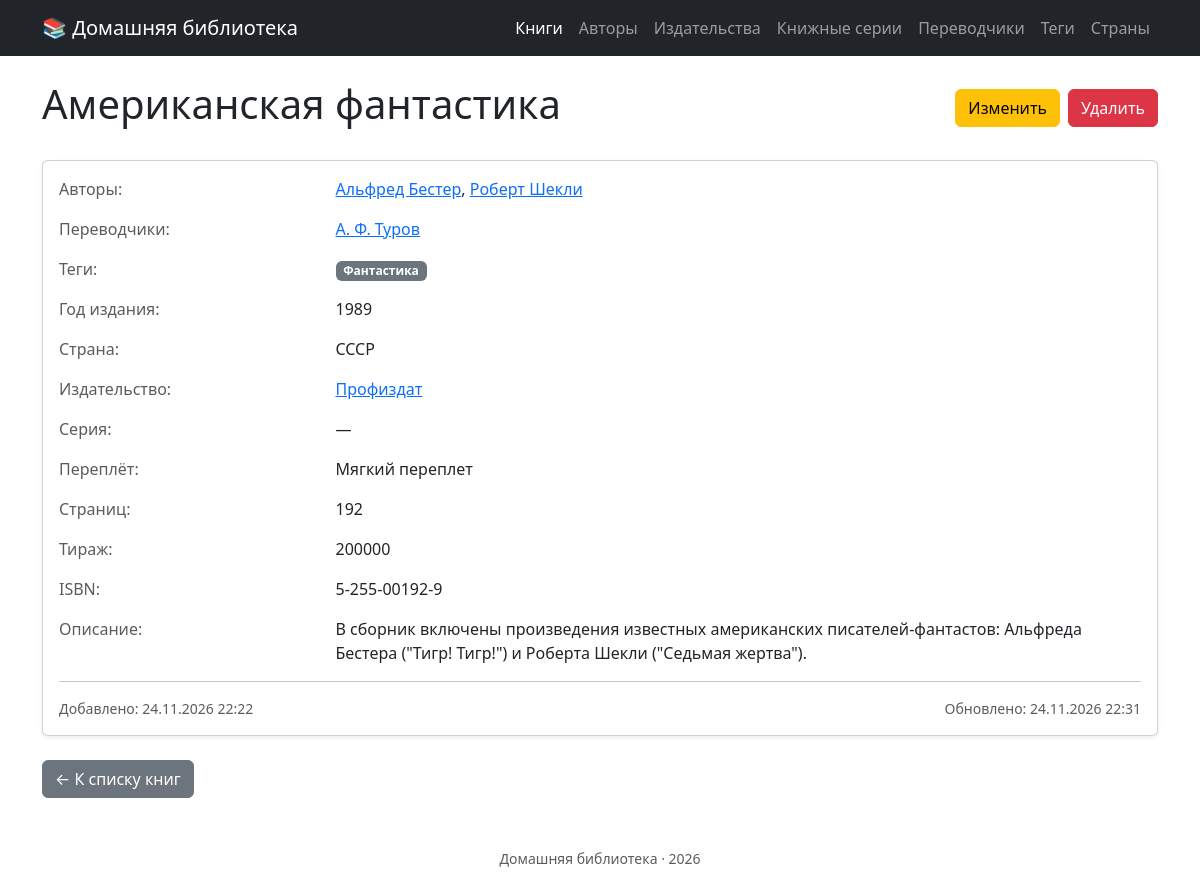
The page /books/8 on the database its author committed.
### tables this page shows
CREATE TABLE `books` (
  `id` int unsigned NOT NULL AUTO_INCREMENT,
  `title` varchar(200) DEFAULT NULL,
  `year` smallint unsigned NOT NULL,
  `description` text,
  `country_id` int unsigned DEFAULT NULL,
  `publisher_id` int unsigned DEFAULT NULL,
  `series_id` int unsigned DEFAULT NULL,
  `binding` enum('hardcover','paperback') DEFAULT NULL,
  `pages` int unsigned DEFAULT NULL,
  `print_run` int unsigned DEFAULT NULL,
  `isbn` varchar(17) DEFAULT NULL,
  `created_at` datetime NOT NULL DEFAULT CURRENT_TIMESTAMP,
  `updated_at` datetime NOT NULL DEFAULT CURRENT_TIMESTAMP ON UPDATE CURRENT_TIMESTAMP,
  PRIMARY KEY (`id`),
  KEY `idx_books_year` (`year`),
  KEY `idx_books_title` (`title`(100)),
  KEY `fk_books_country` (`country_id`),
  KEY `fk_books_publisher` (`publisher_id`),
  KEY `fk_books_series` (`series_id`),
  CONSTRAINT `fk_books_country` FOREIGN KEY (`country_id`) REFERENCES `countries` (`id`) ON DELETE SET NULL,
  CONSTRAINT `fk_books_publisher` FOREIGN KEY (`publisher_id`) REFERENCES `publishers` (`id`) ON DELETE SET NULL,
  CONSTRAINT `fk_books_series` FOREIGN KEY (`series_id`) REFERENCES `series` (`id`) ON DELETE SET NULL
);

CREATE TABLE `authors` (
  `id` int unsigned NOT NULL AUTO_INCREMENT,
  `name` varchar(200) DEFAULT NULL,
  `birth_year` smallint unsigned DEFAULT NULL,
  `death_year` smallint unsigned DEFAULT NULL,
  `description` text,
  `created_at` datetime NOT NULL DEFAULT CURRENT_TIMESTAMP,
  `updated_at` datetime NOT NULL DEFAULT CURRENT_TIMESTAMP ON UPDATE CURRENT_TIMESTAMP,
  PRIMARY KEY (`id`),
  UNIQUE KEY `uq_authors_name` (`name`)
);

CREATE TABLE `translators` (
  `id` int unsigned NOT NULL AUTO_INCREMENT,
  `name` varchar(200) NOT NULL,
  `created_at` datetime NOT NULL DEFAULT CURRENT_TIMESTAMP,
  `updated_at` datetime NOT NULL DEFAULT CURRENT_TIMESTAMP ON UPDATE CURRENT_TIMESTAMP,
  `description` text,
  PRIMARY KEY (`id`),
  UNIQUE KEY `uq_translators_name` (`name`)
);

CREATE TABLE `tags` (
  `id` int unsigned NOT NULL AUTO_INCREMENT,
  `name` varchar(100) NOT NULL,
  `created_at` datetime NOT NULL DEFAULT CURRENT_TIMESTAMP,
  `updated_at` datetime NOT NULL DEFAULT CURRENT_TIMESTAMP ON UPDATE CURRENT_TIMESTAMP,
  `description` text,
  PRIMARY KEY (`id`),
  UNIQUE KEY `uq_tags_name` (`name`)
);

CREATE TABLE `countries` (
  `id` int unsigned NOT NULL AUTO_INCREMENT,
  `name` varchar(100) NOT NULL,
  `created_at` datetime NOT NULL DEFAULT CURRENT_TIMESTAMP,
  `updated_at` datetime NOT NULL DEFAULT CURRENT_TIMESTAMP ON UPDATE CURRENT_TIMESTAMP,
  PRIMARY KEY (`id`),
  UNIQUE KEY `uq_countries_name` (`name`)
);

CREATE TABLE `publishers` (
  `id` int unsigned NOT NULL AUTO_INCREMENT,
  `name` varchar(200) NOT NULL,
  `description` text,
  `created_at` datetime NOT NULL DEFAULT CURRENT_TIMESTAMP,
  `updated_at` datetime NOT NULL DEFAULT CURRENT_TIMESTAMP ON UPDATE CURRENT_TIMESTAMP,
  PRIMARY KEY (`id`),
  UNIQUE KEY `uq_publishers_name` (`name`)
);

### src/Presentation/View/book/show.php (the view)
<div class="d-flex justify-content-between align-items-center mb-4">
    <h1><?= htmlspecialchars($book->title()) ?></h1>
    <div class="d-flex gap-2">
        <a href="/books/<?= $book->id() ?>/edit" class="btn btn-warning">Изменить</a>
        <form action="/books/<?= $book->id() ?>/delete" method="post" class="d-inline" onsubmit="return confirm('Удалить книгу?')">
            <button type="submit" class="btn btn-danger">Удалить</button>
        </form>
    </div>
</div>
<div class="card shadow-sm">
    <div class="card-body">
        <div class="row mb-3">
            <div class="col-sm-3 text-muted"><?= count($book->authorIds()) > 1 ? 'Авторы' : 'Автор' ?>:</div>
            <div class="col-sm-9">
                <?php
                $authorLinks = [];
                foreach ($book->authorIds() as $authorId) {
                    if (isset($authorsById[$authorId])) {
                        $authorLinks[] = '<a href="/authors/' . $authorsById[$authorId]->id() . '">'
                                . htmlspecialchars($authorsById[$authorId]->name())
                                . '</a>';
                    }
                }
                echo $authorLinks === [] ? '—' : implode(', ', $authorLinks);
                ?>
            </div>
        </div>
        <div class="row mb-3">
            <div class="col-sm-3 text-muted">Переводчики:</div>
            <div class="col-sm-9">
                <?php
                $translatorLinks = [];
                foreach ($book->translatorIds() as $translatorId) {
                    if (isset($translatorsById[$translatorId])) {
                        $translatorLinks[] = '<a href="/translators/' . $translatorsById[$translatorId]->id() . '">'
                                . htmlspecialchars($translatorsById[$translatorId]->name())
                                . '</a>';
                    }
                }
                echo $translatorLinks === [] ? '—' : implode(', ', $translatorLinks);
                ?>
            </div>
        </div>
        <div class="row mb-3">
            <div class="col-sm-3 text-muted">Теги:</div>
            <div class="col-sm-9">
                <?php if ($book->tagIds() === []): ?>
                    —
                <?php else: ?>
                    <?php foreach ($book->tagIds() as $tagId): ?>
                        <?php if (isset($tagsById[$tagId])): ?>
                            <?php $tag = $tagsById[$tagId]; ?>
                            <a href="/tags/<?= $tag->id() ?>"
                               class="badge bg-secondary me-1 text-decoration-none"
                                    <?php if ($tag->description() !== null): ?>
                                        data-bs-toggle="tooltip"
                                        data-bs-placement="top"
                                        title="<?= htmlspecialchars($tag->description()) ?>"
                                    <?php endif; ?>
                               style="cursor: <?= $tag->description() !== null ? 'help' : 'pointer' ?>;">
                                <?= htmlspecialchars($tag->name()) ?>
                            </a>
                        <?php endif; ?>
                    <?php endforeach; ?>
                <?php endif; ?>
            </div>
        </div>
        <div class="row mb-3">
            <div class="col-sm-3 text-muted">Год издания:</div>
            <div class="col-sm-9"><?= $book->year() ?></div>
        </div>
        <div class="row mb-3">
            <div class="col-sm-3 text-muted">Страна:</div>
            <div class="col-sm-9"><?= $country !== null ? htmlspecialchars($country->name()) : '—' ?></div>
        </div>
        <div class="row mb-3">
            <div class="col-sm-3 text-muted">Издательство:</div>
            <div class="col-sm-9">
                <?php if ($publisher !== null): ?>
                    <a href="/publishers/<?= $publisher->id() ?>"><?= htmlspecialchars($publisher->name()) ?></a>
                <?php else: ?>
                    —
                <?php endif; ?>
            </div>
        </div>
        <div class="row mb-3">
            <div class="col-sm-3 text-muted">Серия:</div>
            <div class="col-sm-9">
                <?php if ($series !== null): ?>
                    <a href="/series/<?= $series->id() ?>"><?= htmlspecialchars($series->name()) ?></a>
                <?php else: ?>
                    —
                <?php endif; ?>
            </div>
        </div>
        <div class="row mb-3">
            <div class="col-sm-3 text-muted">Переплёт:</div>
            <div class="col-sm-9"><?= $book->binding()?->label() ?? '—' ?></div>
        </div>
        <div class="row mb-3">
            <div class="col-sm-3 text-muted">Страниц:</div>
            <div class="col-sm-9"><?= $book->pages() ?? '—' ?></div>
        </div>
        <div class="row mb-3">
            <div class="col-sm-3 text-muted">Тираж:</div>
            <div class="col-sm-9"><?= $book->printRun() ?? '—' ?></div>
        </div>
        <div class="row mb-3">
            <div class="col-sm-3 text-muted">ISBN:</div>
            <div class="col-sm-9"><?= htmlspecialchars($book->isbn() ?? '—') ?></div>
        </div>
        <div class="row mb-3">
            <div class="col-sm-3 text-muted">Описание:</div>
            <div class="col-sm-9">
                <?php if ($book->description() === null): ?>
                    <em class="text-muted">Нет описания</em>
                <?php else: ?>
                    <?= nl2br(htmlspecialchars($book->description())) ?>
                <?php endif; ?>
            </div>
        </div>
        <hr>
        <div class="row text-muted small">
            <div class="col-sm-6">
                Добавлено: <?= $book->createdAt()->format('d.m.Y H:i') ?>
            </div>
            <div class="col-sm-6 text-sm-end">
                Обновлено: <?= $book->updatedAt()->format('d.m.Y H:i') ?>
            </div>
        </div>
    </div>
</div>
<div class="mt-4">
    <a href="/books" class="btn btn-secondary">← К списку книг</a>
</div>

### src/Presentation/Router.php (shortened to what the rows shown need)
<?php
final class Router
{
    private array $routes = [];
    public function  get(string $path, callable $handler): void{
        $this->routes['GET'][$path] = $handler;
    }
    public function post(string $path, callable $handler): void{
        $this->routes['POST'][$path] = $handler;
    }
    public function run(string $uri, string $method = 'GET'): void{
        $path = parse_url($uri, PHP_URL_PATH);
        foreach($this->routes[$method] as $route => $handler){
            $pattern = preg_replace('#\{[^}]+\}#', '([^/]+)', $route);
            $pattern = '#^' . $pattern . '$#';
            if (preg_match($pattern, $path, $matches)) {
                array_shift($matches);
                $handler(...$matches);
                return;
            }
        }
    }
}

### rows shown on the page
books: title "Американская фантастика", year "1989", pages "192", print_run "200000", isbn "5-255-00192-9", description "В сборник включены произведения известных американских писателей-фантастов: Альфреда Бестера (\"Тигр! Тигр!\") и Роберта Шекли (\"Седьмая жертва\")."
authors: name "Альфред Бестер"
authors: name "Роберт Шекли"
translators: name "А. Ф. Туров"
tags: name "Фантастика"
countries: name "СССР"
publishers: name "Профиздат"

### other values the page prints
$item['label'] "Книги"
$item['label'] "Авторы"
$item['label'] "Издательства"
$item['label'] "Книжные серии"
$item['label'] "Переводчики"
$item['label'] "Теги"
$item['label'] "Страны"
$book->binding()?->label() "Мягкий переплет"
$book->createdAt()->format('d.m.Y H:i') "24.11.2026 22:22"
$book->updatedAt()->format('d.m.Y H:i') "24.11.2026 22:31"
